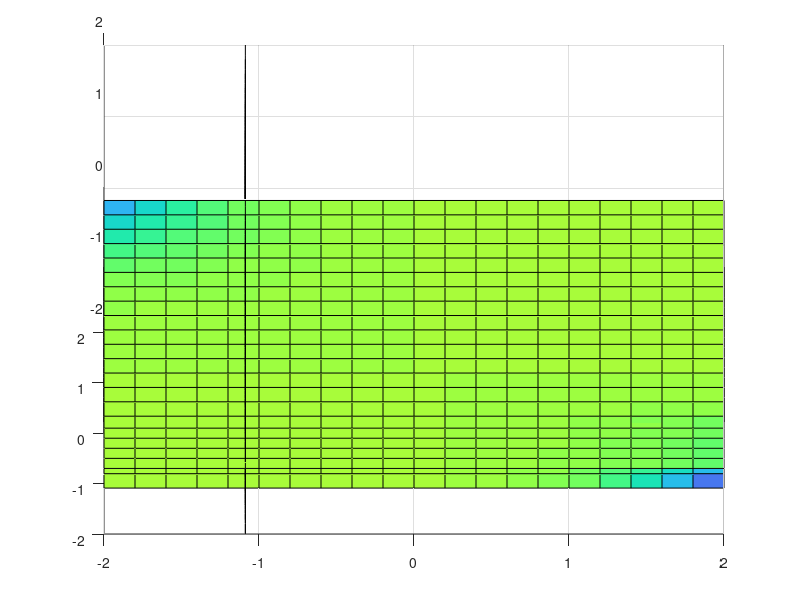

The MATLAB script that drew this image:
clear
clc
xx=-2:0.2:2;
yy=-2:0.2:2;
zz=-2:0.2:2;
[x,y,z]=meshgrid(xx,yy,zz)

v=sin(x).*cos(y+z).*exp(-x.*z);
colormap turbo
for i=0:0.1:10
    slice(x,y,z,v, 2*sin(i), 2*sin(i), 2*sin(i))
    view(i*36,35)
    pause(0.1)
    
end